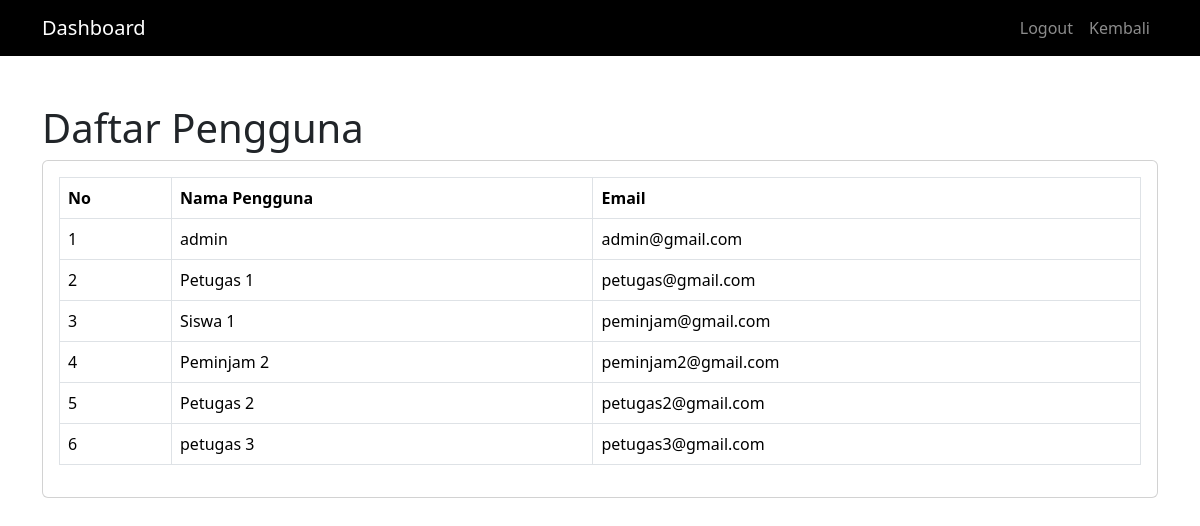
The app's page /perpustakaan/total_pengguna.php (signed in) with its own data.
### tables this page shows
CREATE TABLE `user` (
  `id_user` int(11) NOT NULL,
  `nama` varchar(255) DEFAULT NULL,
  `username` varchar(255) DEFAULT NULL,
  `password` varchar(255) DEFAULT NULL,
  `email` varchar(255) DEFAULT NULL,
  `alamat` text DEFAULT NULL,
  `no_telepon` varchar(255) DEFAULT NULL,
  `role` enum('admin','petugas','peminjam') DEFAULT NULL
);

### perpustakaan/total_pengguna.php (the view, shortened to what this page needs)
<?php
include "koneksi.php";
?>
<!DOCTYPE html>
<html lang="en">
<head>
    <link rel="stylesheet" href="https://cdn.jsdelivr.net/npm/bootstrap@5.3.3/dist/css/bootstrap.min.css">
</head>
<body>
    <nav class="navbar navbar-expand-lg navbar-dark" style="background-color: black;" >
        <div class="container">
            <a class="navbar-brand" href="#">Dashboard</a>
            <div class="collapse navbar-collapse">
                <ul class="navbar-nav ms-auto mb-2 mb-lg-0">
                    <li class="nav-item">
                        <a class="nav-link" href="logout.php">Logout</a>
                    </li>
                    <li class="nav-item">
                        <a class="nav-link" href="pendataan.php">Kembali</a>
                    </li>
                </ul>
            </div>
        </div>
    </nav>
    <div class="container mt-5">
        <h1>Daftar Pengguna</h1>
        <div class="card">
            <div class="card-body">
                <div class="row">
                    <div class="col-md-12">
                        <table class="table table-bordered">
                            <thead>
                                <tr>
                                    <th>No</th>
                                    <th>Nama Pengguna</th>
                                    <th>Email</th>
                                </tr>
                            </thead>
                            <tbody>
                                <?php
                                $query = mysqli_query($koneksi, "SELECT * FROM user");
                                $i = 1;
                                while ($data = mysqli_fetch_array($query)) {
                                    ?>
                                    <tr>
                                        <td><?php echo $i++; ?></td>
                                        <td><?php echo $data['nama']; ?></td>
                                        <td><?php echo $data['email']; ?></td>
                                    </tr>
                                    <?php
                                }
                                ?>
                            </tbody>
                        </table>
                    </div>
                </div>
            </div>
        </div>
    </div>
</body>
</html>

### records on screen
user: nama "admin", email "admin@gmail.com"
user: nama "Petugas 1", email "petugas@gmail.com"
user: nama "Siswa 1", email "peminjam@gmail.com"
user: nama "Peminjam 2", email "peminjam2@gmail.com"
user: nama "Petugas 2", email "petugas2@gmail.com"
user: nama "petugas 3", email "petugas3@gmail.com"
